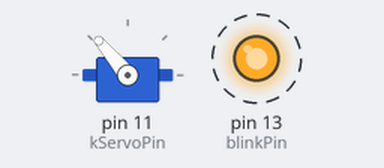
Bench run of a sketch on a simulated Arduino Uno, built with avr-gcc and run on an emulated ATmega328P. Shown: servo, output pins drawn as LEDs (lit = HIGH). Dashed ring = blinking.

Above: at 0.05 s.
At 5.2 s:
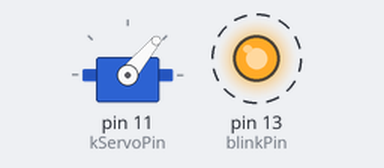
Timing chart, 0 to 7.8 s (numbered marks = the images above):
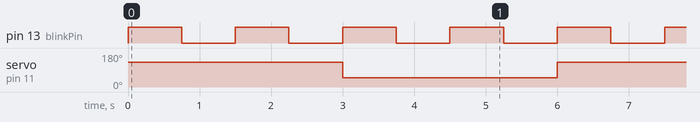

The sketch:

LinearServo.ino
```cpp
/*
 * Simple code to move the linear servo.
 * Use with the Arduino IDE's Serial Monitor or Serial Plotter.
 */

#include <Servo.h>

Servo testServo;

const int kServoPin = 11; // Firgelli servo output pin
const int kAdjustmentInterval = 3000; // Delay between ADC readings to settle between reading
const int kServoMin = 50;
const int kServoMax = 130;
const int blinkPin = 13;

void setup() {
  // initialize servo
  testServo.attach(kServoPin);
  pinMode(blinkPin, OUTPUT);

}

void loop() {
  testServo.write(kServoMax);
  digitalWrite(blinkPin, HIGH);
  delay(kAdjustmentInterval / 4);
  digitalWrite(blinkPin, LOW);
  delay(kAdjustmentInterval / 4);
  digitalWrite(blinkPin, HIGH);
  delay(kAdjustmentInterval / 4);
  digitalWrite(blinkPin, LOW);
  delay(kAdjustmentInterval / 4);
  testServo.write(kServoMin);
  digitalWrite(blinkPin, HIGH);
  delay(kAdjustmentInterval / 4);
  digitalWrite(blinkPin, LOW);
  delay(kAdjustmentInterval / 4);
  digitalWrite(blinkPin, HIGH);
  delay(kAdjustmentInterval / 4);
  digitalWrite(blinkPin, LOW);
  delay(kAdjustmentInterval / 4);
}
```

Measured:
- by itself, pin 13 (blinkPin): alternates HIGH for 0.75 s and LOW for 0.75 s
- by itself, servo on pin 11 (kServoPin): alternates 130° for 3.0 s and 50° for 3.0 s
